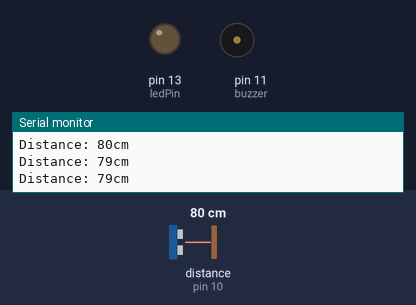
The sketch below on a simulated Arduino Uno, built with avr-gcc and run on an emulated ATmega328P. Shown: output pins drawn as LEDs (lit = HIGH), buzzer (waves = sounding, pin HIGH), the last lines printed to the serial monitor. Wiring (inferred from the names in the program): ultrasonic range finder: trigger pin 9; echo pin 10. Inputs (shaded band) come from the test bench; at power-on: distance to the obstacle (sensor on pin 10) 80 cm. The echo pulse lasts 58.3 µs per cm; pins used as bus, display or sensor lines are not drawn.

Above: at 1.3 s.
1.4 s: distance to the obstacle (sensor on pin 10) set to 13 cm
2.9 s: distance to the obstacle (sensor on pin 10) set to 10 cm
At 4.2 s:
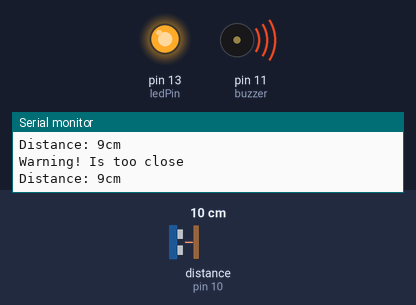
4.5 s: distance to the obstacle (sensor on pin 10) set to 18 cm
At 5.6 s:
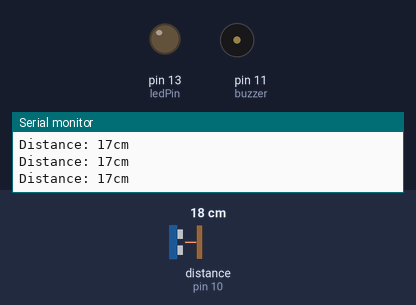
6.0 s: distance to the obstacle (sensor on pin 10) set to 2 cm
At 6.9 s:
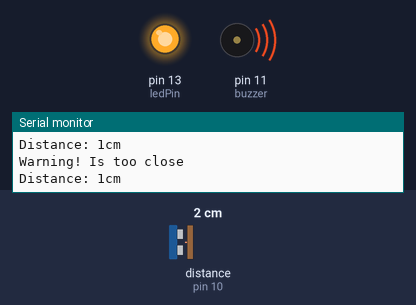
Timing chart, 0 to 8.5 s (numbered marks = the images above; inputs shaded):
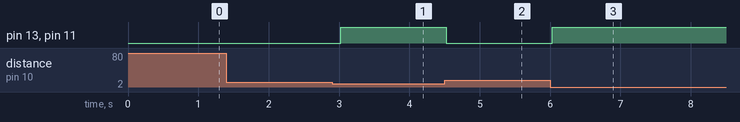

The sketch:

HC-SR04_Sensor_with_Buzzer_and_LED.ino
```cpp
// defines pins numbers
const int trigPin = 9;
const int echoPin = 10;
const int buzzer = 11;
const int ledPin = 13;

// defines variables
long duration;
int distance;
int safetyDistance;


void setup() {
pinMode(trigPin, OUTPUT); // Sets the trigPin as an Output
pinMode(echoPin, INPUT); // Sets the echoPin as an Input
pinMode(buzzer, OUTPUT);
pinMode(ledPin, OUTPUT);
Serial.begin(9600); // Starts the serial communication
}


void loop() {
// Clears the trigPin
digitalWrite(trigPin, LOW);
delayMicroseconds(2);

// Sets the trigPin on HIGH state for 10 micro seconds
digitalWrite(trigPin, HIGH);
delayMicroseconds(10);
digitalWrite(trigPin, LOW);

// Reads the echoPin, returns the sound wave travel time in microseconds
duration = pulseIn(echoPin, HIGH);

// Calculating the distance
distance = duration*0.0343/2;

safetyDistance = distance;
if (safetyDistance <= 10){
  digitalWrite(buzzer, HIGH);
  digitalWrite(ledPin, HIGH);
  Serial.println("Warning! Is too close");
}

else{
  digitalWrite(buzzer, LOW);
  digitalWrite(ledPin, LOW);
}

// Prints the distance on the Serial Monitor
Serial.print("Distance: ");
Serial.print(distance);
Serial.println("cm");
delay(500);
}
```

Measured:
- the behaviour switches between 12 and 11 cm on distance to the obstacle (sensor on pin 10) (found by bisection; images 0 and 1)
- after the input at 2.9 s, pin 13 (ledPin), pin 11 (buzzer): LOW → HIGH after 0.12 s
- after the input at 4.5 s, pin 13 (ledPin), pin 11 (buzzer): HIGH → LOW at once
- after the input at 6.0 s, pin 13 (ledPin), pin 11 (buzzer): LOW → HIGH at once
